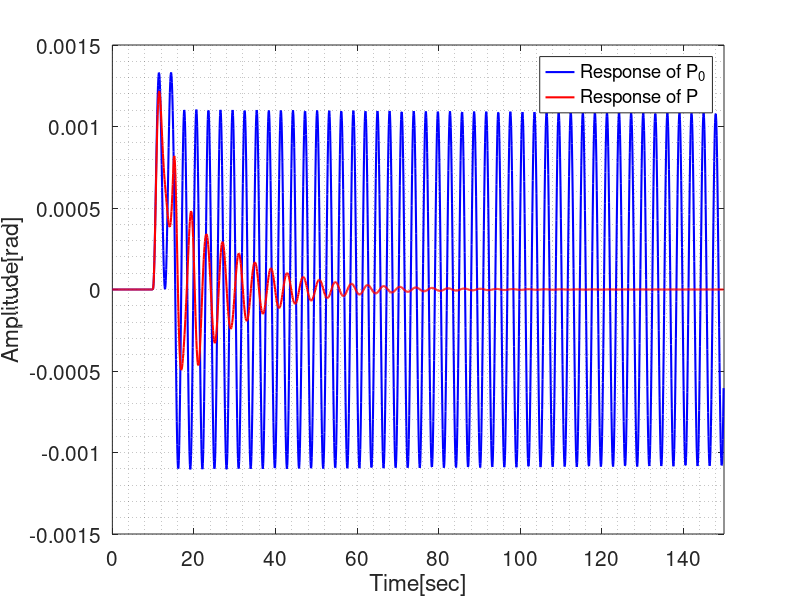
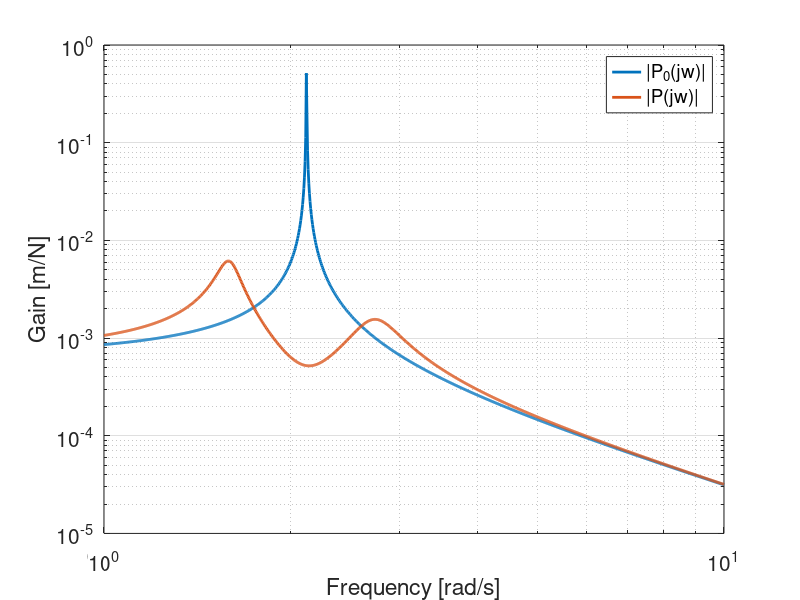

Write the MATLAB code that produced these figures, in order.
clc; clear all; close all;

m1 = 10;
m2 = 1;
l1 = 10;
c1 = 0.1;
c2 = 2.5;
k1 = 2000;
g = 10;
j1 = m1*l1^2/3;
w0 = sqrt((k1-m1*g*l1/2)/(j1));
l2 = g/w0^2;
u = [zeros(100,1);ones(50,1);zeros(1350,1)];
t = 0.1*(0:length(u)-1)';


P0 = tf(1 ,[j1 c1 k1-m1*g*l1/2]);
Ps= tf([m2*l2^2 c2 m2*g*l2],...
       [m2*l2^2*j1 ...
        c2*m2*l1^2+c2*j1+c1*m2*l2^2+c2*m2*l2^2-2*c2*m2*l1*l2 ... 
        m2*l2^2*(k1-0.5*m1*g*l1-m2*g*l1)+c1*c2+m2*g*l2*j1+m2^2*g*l2*l1^2  ...
        c2*(k1-0.5*m1*g*l1-m2*g*l1)+m2*g*l2*(c1+c2) ...
        m2*g*l2*(k1-0.5*m1*g*l1-m2*g*l1)]);

w = logspace(0,1,1000);
jw = w*1i;

P0_jW = 1./(j1*(jw).^2+c1*(jw)+(k1-0.5*m1*g*l1));
Ps_jw = (m2*l2^2*(jw).^2+c2*(jw)+(m2*g*l2))./...
        (m2*l2^2*j1*(jw).^4+...
        (c2*m2*l1^2+c2*j1+c1*m2*l2^2+c2*m2*l2^2-2*c2*m2*l1*l2)*(jw).^3+...
        (m2*l2^2*(k1-0.5*m1*g*l1-m2*g*l1)+c1*c2+m2*g*l2*j1+m2^2*g*l2*l1^2)*(jw).^2+...
        (c2*(k1-0.5*m1*g*l1-m2*g*l1)+m2*g*l2*(c1+c2))*(jw)+...
        (m2*g*l2*(k1-0.5*m1*g*l1-m2*g*l1)));

Y_0 = lsim(P0,u,t);
Y = lsim(Ps,u,t);

figure(1)
plot(t,Y_0,'LineWidth',1.5,'Color','b');hold on;
plot(t,Y,'LineWidth',1.5,'Color','r');
legend('Response of P_0','Response of P','location','northeast','fontsize',15);
xlim([0 150])
ylim([-1.5*10^-3 1.5*10^-3])
xlabel('Time[sec]')
ylabel('Amplitude[rad]')
set(gca,'fontsize',15)
grid minor;


figure(2)
loglog(w,abs(P0_jW),'LineWidth',2);hold on;
loglog(w,abs(Ps_jw),'LineWidth',2);

legend('|P_0(jw)|','|P(jw)|','location','northeast','fontsize',15);
xlabel('Frequency [rad/s]','fontsize',15);
ylabel('Gain [m/N]','fontsize',15)
grid on; grid minor;
set(gca,'fontsize',15);




